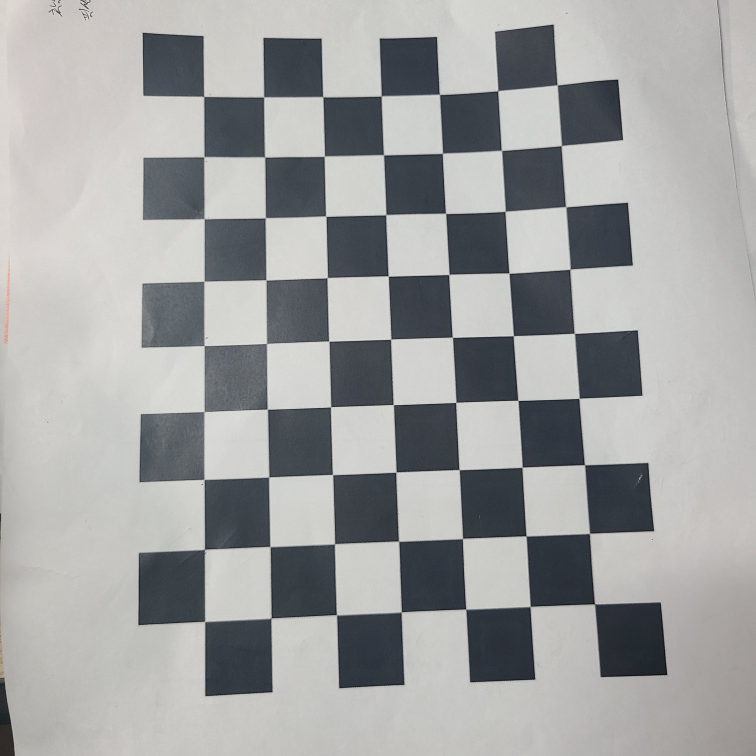
#> input picture Geonhui/Assignment05/galaxy/1.jpg, 3024 x 3024 px (shown at 1/4 size); its folder holds 5 pictures in this run
$ python camera_matrix.py
#> lines starting #> are read from the running program, lines starting #| are printed output that depends on the picture
import numpy as np
import cv2
from glob import glob
import os

#criteria : 반복을 종료할 조건(type(종료 조건), 최대 iter, epsilon값(정확도))
# cv2.TERM_CRITERIA_EPS : 주어진 정확도(epsilon 인자)에 도달하면 반복을 중단
# cv2.TERM_CRITERIA_MAX_ITER : max_iter 인자에 지정된 횟수만큼 반복하고 중단
# a + b : 두가지 조건 중 하나가 만족되면 반복 중단
criteria=(cv2.TERM_CRITERIA_EPS+cv2.TermCriteria_MAX_ITER,30,0.001)

objp=np.zeros((9*7,3),np.float32)
objp[:,:2]=np.mgrid[0:9,0:7].T.reshape(-1,2)

objpoints=[]
imgpoints=[]

route=os.getcwd()+"/galaxy"
images=glob(route+"/*.jpg")
for image in images:
    img=cv2.imread(image)
#> img is the input picture: shape (3024, 3024, 3); mean B, G, R 161.2, 161.5, 160.4
    h,w=img.shape[:2]
#> h = 3024; w = 3024
    img_gray=cv2.cvtColor(img,cv2.COLOR_BGR2GRAY)

    #체스판의 패턴을 찾아준다.
    #ret : True,False #corners: 좌표
    ret,corners=cv2.findChessboardCorners(img_gray,(9,7),None)
#> ret = True; corners = 63 rows, first 8: [2230.5, 341], [2247.5, 584], [2264, 828.5], [2279.1, 1076.6], [2298, 1334.5], [2316.5, 1594.5], [2340, 1860.5], [2359, 2134.5]
    if ret:
        objpoints.append(objp)
        #최대의 정확도로 모서리를 찾아야됨
        corners2=cv2.cornerSubPix(img_gray,corners,(11,11),(-1,-1),criteria)
#> corners2 = 63 rows, first 8: [2229.9, 341.3], [2245.1, 584.5], [2263.9, 829.4], [2280.7, 1079.2], [2297.5, 1333.7], [2317.3, 1595.2], [2339.3, 1860.4], [2358.7, 2134.3]
        imgpoints.append(corners2)
        #이미지에 점을 찍어줌
        cv2.drawChessboardCorners(img,(9,7),corners2,ret)
        # img2=cv2.resize(img,dsize=(480,480),interpolation=cv2.INTER_AREA)
        # cv2.imshow("img",img2)
        # cv2.waitKey(0)
#메트릭스,왜곡계수,회전/변환벡터
ret,mtx,dist,rvecs,tvecs=cv2.calibrateCamera(objpoints,imgpoints,img_gray.shape[::-1],None,None)

#ret,카메라 행렬, 왜곡계수, 회전, 이동벡터 변환
# #왜곡제거
#카메라 메트릭스 개선(alpha=1 모든픽셀 유지)
#roi: 결과를 자르고 사용할수 있는 이미지 roi
route_img=route+"/1.jpg"
img=cv2.imread(route_img)
h,w=img.shape[:2]
newcameramtx,roi=cv2.getOptimalNewCameraMatrix(mtx,dist,(w,h),1,(w,h))
dst=cv2.undistort(img,mtx,dist,None,newcameramtx)
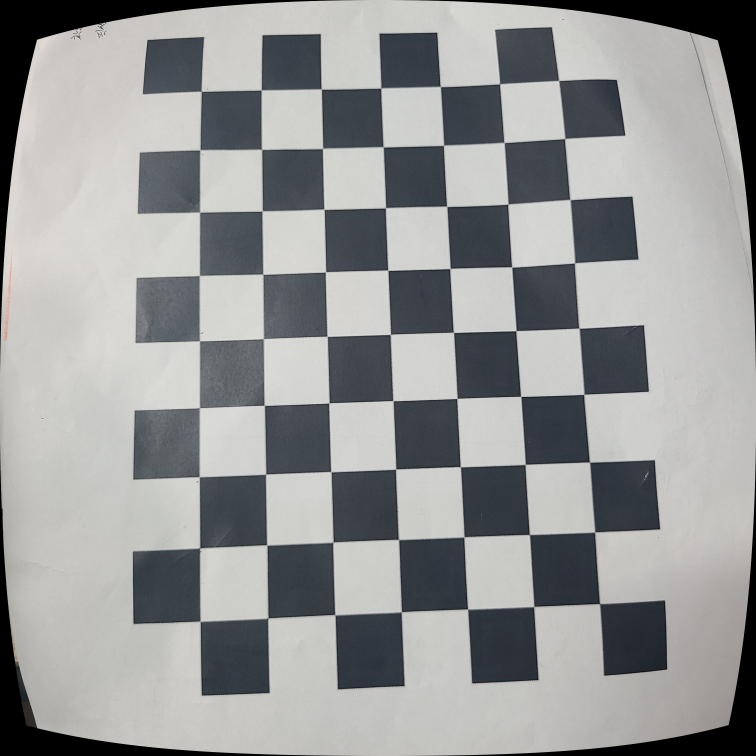
#> dst: shape (3024, 3024, 3) (shown at 1/4 size); mean B, G, R 150.7, 150.8, 149.5
x,y,w,h=roi
dst=dst[y:y+h,x:x+w]
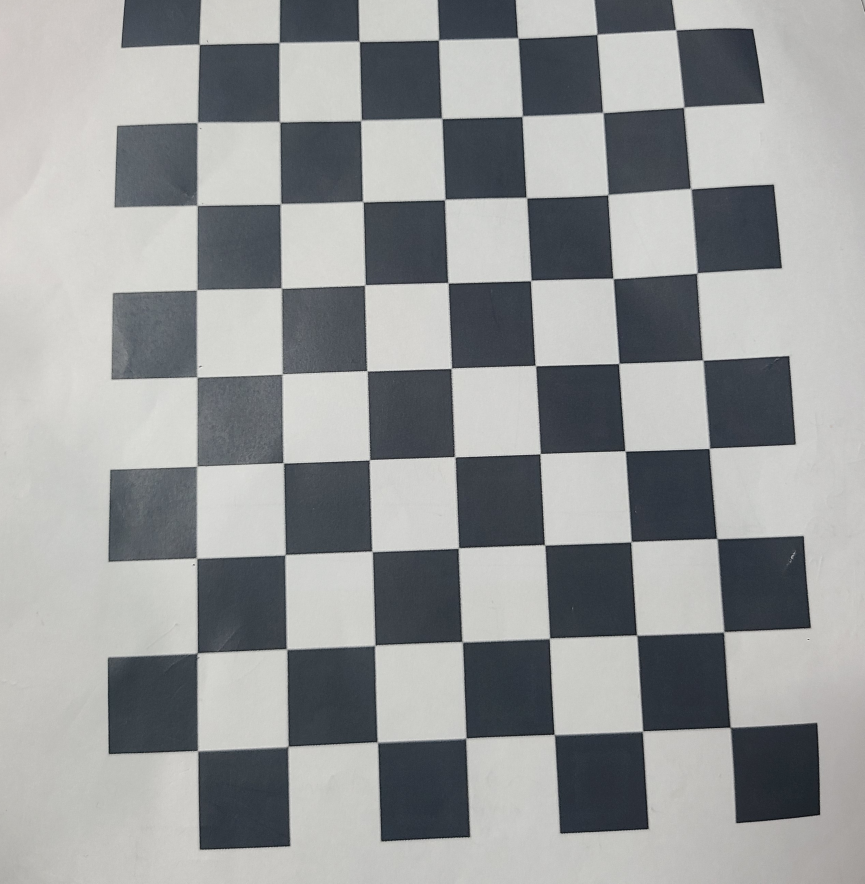
#> dst: shape (2651, 2594, 3) (shown at 1/3 size); mean B, G, R 153.3, 152.7, 150.6
img2=cv2.resize(dst,dsize=(480,480),interpolation=cv2.INTER_AREA)
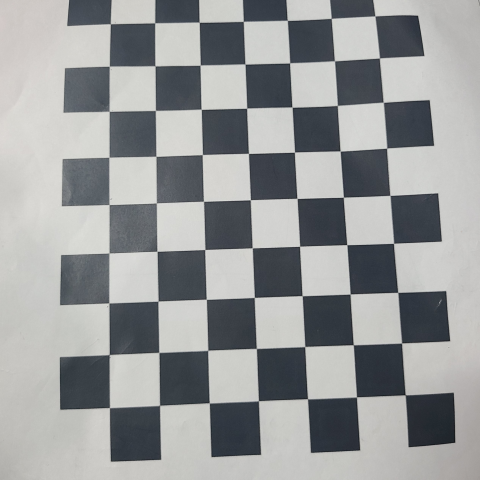
#> img2: shape (480, 480, 3); mean B, G, R 153.3, 152.7, 150.6
cv2.imshow("img",img2)
cv2.imwrite("img.jpg",dst)
cv2.waitKey(0)
cv2.destroyAllWindows
